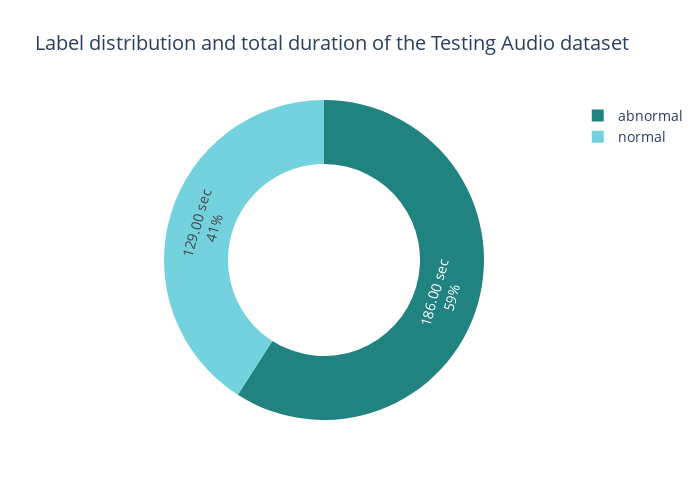

The notebook cell saved with this chart:
### Code cell
# Calculate the duration for each audio file
test['duration'] = (test['offset'] + slice_size) - (test['offset'] % slice_size)

# Calculate the total duration for each label
label_durations = test.groupby('label')['duration'].sum().reset_index()

# Prepare the data for the pie chart
fig_pie = px.pie(values=label_durations['duration'], names=label_durations['label'],
                 title='Label distribution and total duration of the Testing Audio dataset',
                 color_discrete_sequence = ['#218380', '#73d2de'],
                 hole = 0.6)

# Set the plot size
fig_pie.update_layout(height=500, width=700)

# Add custom text to the pie chart slices
fig_pie.update_traces(text=['{:.2f} sec'.format(d) for d in fig_pie.data[0].values],
                      textposition='inside',
                      hoverinfo='skip',
                      textfont=dict(size=14))

# Increase the size of the title and legend text
fig_pie.update_layout(title_font=dict(size=20),
                      legend_font=dict(size=14))

# Display the pie chart
fig_pie.show()

### Figure 1 — Plotly figure (JSON) as saved in the notebook; plotly's stock layout.template omitted (floating-point values rounded to 4 significant figures)
{"data": [{"domain": {"x": [0, 1], "y": [0, 1]}, "hole": 0.6, "hoverinfo": "skip", "hovertemplate": "label=%{label}<br>value=%{value}<extra></extra>", "labels": ["abnormal", "normal"], "legendgroup": "", "name": "", "showlegend": true, "text": ["186.00 sec", "129.00 sec"], "textfont": {"size": 14}, "textposition": "inside", "type": "pie", "values": [186, 129]}], "layout": {"height": 500, "legend": {"font": {"size": 14}, "tracegroupgap": 0}, "piecolorway": ["#218380", "#73d2de"], "title": {"font": {"size": 20}, "text": "Label distribution and total duration of the Testing Audio dataset"}, "width": 700}}
